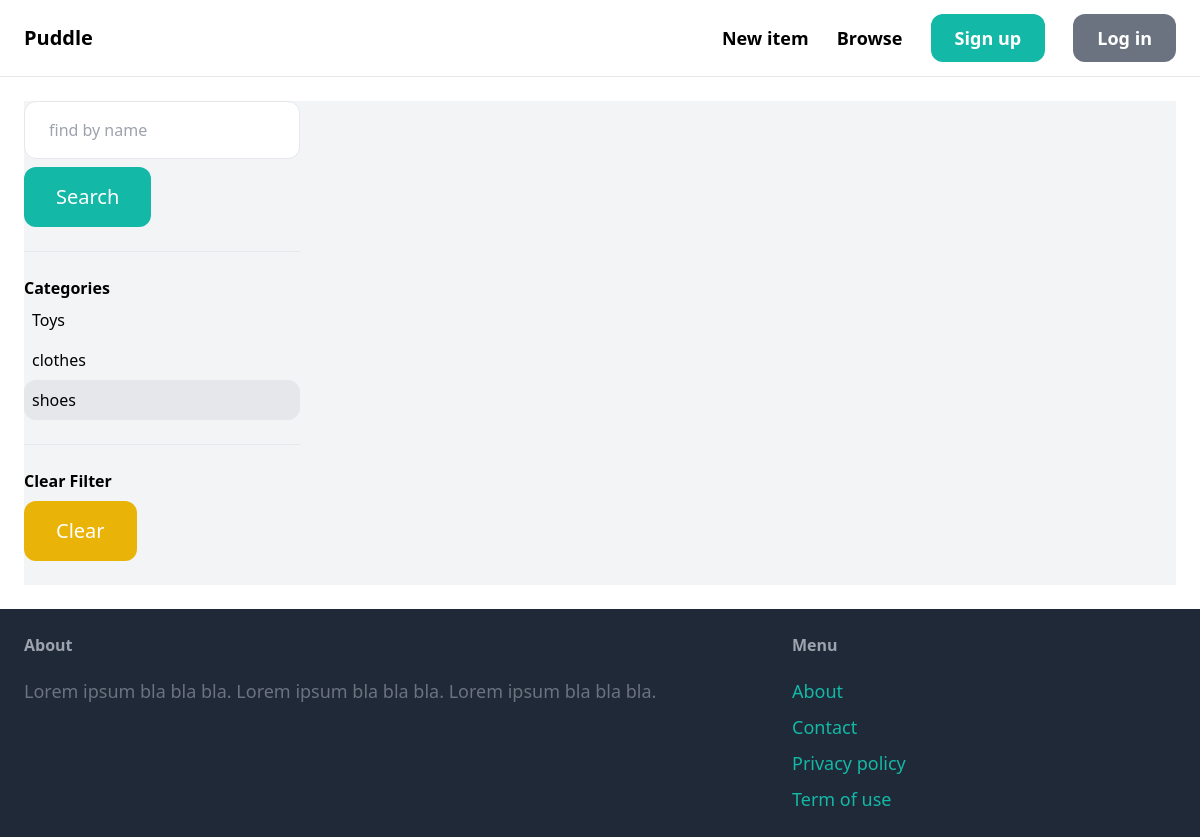
Page /items/?query=&category=6 on the committed database.
### items/models.py (models this page shows, shortened)
class Category(models.Model):
    name = models.CharField(max_length=225)
    class Meta:
        ordering = ('name',)
        verbose_name_plural = 'Categories'

### items/views.py (the view)
# urls.py: path("", items, name="items"),
def items(request):
    query = request.GET.get('query','')
    categories = Category.objects.all()
    category_id = request.GET.get('category', 0)
    items = Item.objects.filter(is_sold=False)
    if category_id:
        items = items.filter(category_id=category_id)
    if query:
        items = items.filter(Q(name__icontains = query) | Q(description__icontains = query))
    return render(request, 'item/items.html',{
        "items":items,
        'query':query,
        'categories':categories,
        "category_id":int(category_id)
    })

### templates/item/items.html (shortened to what this page needs)
{% extends 'core/base.html' %}
{% block body %}
<div class="pb-6 grid grid-cols-4 gap-4 bg-gray-100">
    <div class="col-span-1">
        <form method="get" action="{% url 'items:items'%}">
            <input name="query" class="w-full py-4 px-6 border rounded-xl" type="text" value="{{query}}" placeholder="find by name">
            <button class="mt-2 py-4 px-8 text-xl bg-teal-500 text-white rounded-xl">Search</button>
        </form>
        <hr class="my-6 ">
        <p class="font-semibold">Categories</p>
        <ul>
            {% for category in categories %}
                <li class="py-2 px-2 rounded-xl{% if category.id == category_id %} bg-gray-200{% endif %}">
                    <a href="{% url 'items:items' %}?query={{ query }}&category={{ category.id }}">{{ category.name }}</a>
                </li>
            {% endfor %}
        </ul>
        <hr class="my-6 ">
        <p class="font-semibold">Clear Filter</p>
        <ul>
            <li>
                <a href="{% url 'items:items'%}" class="mt-2 py-4 px-8  inline-block bg-yellow-500 text-xl rounded-xl text-white">Clear</a>
            </li>
        </ul>
    </div>
    <div class="col-span-3">
    </div>
</div>
{% endblock body %}

### rows in the picture
Category: name "Toys"
Category: name "clothes"
Category: name "shoes"
